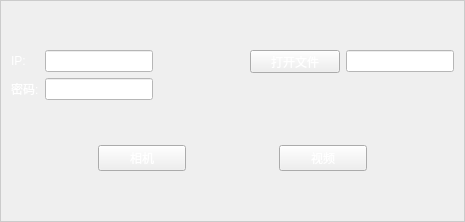
<?xml version="1.0" encoding="UTF-8"?>
<ui version="4.0">
 <class>Form</class>
 <widget class="QWidget" name="Form">
  <property name="geometry">
   <rect>
    <x>0</x>
    <y>0</y>
    <width>465</width>
    <height>222</height>
   </rect>
  </property>
  <property name="minimumSize">
   <size>
    <width>465</width>
    <height>222</height>
   </size>
  </property>
  <property name="maximumSize">
   <size>
    <width>465</width>
    <height>222</height>
   </size>
  </property>
  <property name="windowTitle">
   <string>Form</string>
  </property>
  <property name="styleSheet">
   <string notr="true">#Form{border-image:url(:/btnImg/Resources/bk.jpg);
	border:1px solid ;
	border-color: rgb(203, 203, 203);
}
</string>
  </property>
  <layout class="QGridLayout" name="gridLayout_2">
   <item row="0" column="0">
    <layout class="QGridLayout" name="gridLayout">
     <item row="0" column="0">
      <widget class="QLabel" name="label">
       <property name="styleSheet">
        <string notr="true">QLabel{
	color:white;
}</string>
       </property>
       <property name="text">
        <string>IP:</string>
       </property>
      </widget>
     </item>
     <item row="0" column="1">
      <widget class="QLineEdit" name="ipEdit">
       <property name="styleSheet">
        <string notr="true">QLineEdit{
	background-color:white;
}</string>
       </property>
      </widget>
     </item>
     <item row="0" column="2">
      <spacer name="horizontalSpacer_5">
       <property name="orientation">
        <enum>Qt::Horizontal</enum>
       </property>
       <property name="sizeHint" stdset="0">
        <size>
         <width>40</width>
         <height>20</height>
        </size>
       </property>
      </spacer>
     </item>
     <item row="0" column="3">
      <widget class="QPushButton" name="openBtn">
       <property name="sizePolicy">
        <sizepolicy hsizetype="Expanding" vsizetype="Ignored">
         <horstretch>0</horstretch>
         <verstretch>0</verstretch>
        </sizepolicy>
       </property>
       <property name="minimumSize">
        <size>
         <width>84</width>
         <height>23</height>
        </size>
       </property>
       <property name="styleSheet">
        <string notr="true">QPushButton{
	color:white;
	border-image:url(:/btnImg/Resources/common_btn_normal_ex.png);
}
QPushButton:hover{
	color:white;
	border-image:url(:/btnImg/Resources/common_btn_hover_ex.png);
}
QPushButton:pressed{
	color:white;
	border-image:url(:/btnImg/Resources/common_btn_click_ex.png);
}</string>
       </property>
       <property name="text">
        <string>打开文件</string>
       </property>
      </widget>
     </item>
     <item row="0" column="4">
      <widget class="QLineEdit" name="fileEdit">
       <property name="styleSheet">
        <string notr="true">QLineEdit{
	background-color:white;
}</string>
       </property>
      </widget>
     </item>
     <item row="1" column="0">
      <widget class="QLabel" name="label_2">
       <property name="styleSheet">
        <string notr="true">QLabel{
	color:white;
}</string>
       </property>
       <property name="text">
        <string>密码:</string>
       </property>
      </widget>
     </item>
     <item row="1" column="1">
      <widget class="QLineEdit" name="pwEdit">
       <property name="styleSheet">
        <string notr="true">QLineEdit{
	background-color:white;
}</string>
       </property>
      </widget>
     </item>
     <item row="1" column="2">
      <spacer name="horizontalSpacer_2">
       <property name="orientation">
        <enum>Qt::Horizontal</enum>
       </property>
       <property name="sizeHint" stdset="0">
        <size>
         <width>40</width>
         <height>20</height>
        </size>
       </property>
      </spacer>
     </item>
    </layout>
   </item>
   <item row="1" column="0">
    <layout class="QHBoxLayout" name="horizontalLayout">
     <item>
      <spacer name="horizontalSpacer_3">
       <property name="orientation">
        <enum>Qt::Horizontal</enum>
       </property>
       <property name="sizeHint" stdset="0">
        <size>
         <width>40</width>
         <height>20</height>
        </size>
       </property>
      </spacer>
     </item>
     <item>
      <widget class="QPushButton" name="cameraBtn">
       <property name="enabled">
        <bool>true</bool>
       </property>
       <property name="sizePolicy">
        <sizepolicy hsizetype="Expanding" vsizetype="Fixed">
         <horstretch>0</horstretch>
         <verstretch>0</verstretch>
        </sizepolicy>
       </property>
       <property name="minimumSize">
        <size>
         <width>84</width>
         <height>23</height>
        </size>
       </property>
       <property name="styleSheet">
        <string notr="true">
QPushButton{
	color:white;
	border-image:url(:/btnImg/Resources/common_btn_normal_ex.png);
}
QPushButton:hover{
	color:white;
	border-image:url(:/btnImg/Resources/common_btn_hover_ex.png);
}
QPushButton:pressed{
	color:white;
	border-image:url(:/btnImg/Resources/common_btn_click_ex.png);
}</string>
       </property>
       <property name="text">
        <string>相机</string>
       </property>
      </widget>
     </item>
     <item>
      <spacer name="horizontalSpacer">
       <property name="orientation">
        <enum>Qt::Horizontal</enum>
       </property>
       <property name="sizeHint" stdset="0">
        <size>
         <width>40</width>
         <height>20</height>
        </size>
       </property>
      </spacer>
     </item>
     <item>
      <widget class="QPushButton" name="videoBtn">
       <property name="sizePolicy">
        <sizepolicy hsizetype="Expanding" vsizetype="Fixed">
         <horstretch>0</horstretch>
         <verstretch>0</verstretch>
        </sizepolicy>
       </property>
       <property name="minimumSize">
        <size>
         <width>84</width>
         <height>23</height>
        </size>
       </property>
       <property name="styleSheet">
        <string notr="true">QPushButton{
	color:white;
	border-image:url(:/btnImg/Resources/common_btn_normal_ex.png);
}
QPushButton:hover{
	color:white;
	border-image:url(:/btnImg/Resources/common_btn_hover_ex.png);
}
QPushButton:pressed{
	color:white;
	border-image:url(:/btnImg/Resources/common_btn_click_ex.png);
}</string>
       </property>
       <property name="text">
        <string>视频</string>
       </property>
      </widget>
     </item>
     <item>
      <spacer name="horizontalSpacer_4">
       <property name="orientation">
        <enum>Qt::Horizontal</enum>
       </property>
       <property name="sizeHint" stdset="0">
        <size>
         <width>40</width>
         <height>20</height>
        </size>
       </property>
      </spacer>
     </item>
    </layout>
   </item>
  </layout>
 </widget>
 <tabstops>
  <tabstop>ipEdit</tabstop>
  <tabstop>pwEdit</tabstop>
  <tabstop>cameraBtn</tabstop>
  <tabstop>openBtn</tabstop>
  <tabstop>fileEdit</tabstop>
  <tabstop>videoBtn</tabstop>
 </tabstops>
 <resources/>
 <connections/>
</ui>
